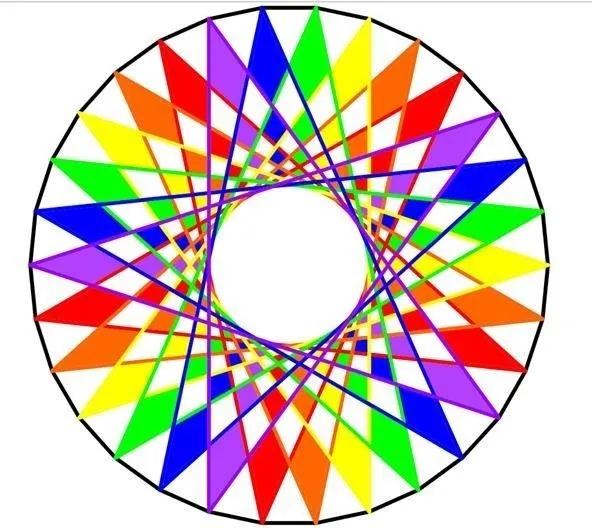
#> input picture Friday 08:30 - 10:30/E22CSEU1069_Adv_Cv_Labs/LAB_6/image.webp, 592 x 528 px, given in place of image.png, which was not available
$ jupyter execute cv_Lab4.ipynb
#> lines starting #> are read from the running program, lines starting #| are printed output that depends on the picture; pictures that were not available may be replaced by others from this repository, and a replacement may not be noted
[cell 1]
import cv2
import numpy as np
import matplotlib.pyplot as plt
from google.colab.patches import cv2_imshow

[cell 2]
def compute_histogram(image, is_gray=False):
    if is_gray:
        hist = cv2.calcHist([image], [0], None, [256], [0, 256])
    else:
        hist = [cv2.calcHist([image], [i], None, [256], [0, 256]) for i in range(3)]
    return hist

def plot_histogram(hist, title, color=None):
    plt.figure()
    plt.title(title)
    plt.xlabel('Intensity Value')
    plt.ylabel('Pixel Count')
    if color:
        for h, c in zip(hist, color):
            plt.plot(h, color=c)
    else:
        plt.plot(hist, color='black')
    plt.xlim([0, 256])
    plt.show()

[cell 3]
def plot_probability_histogram(hist, title, color=None):
    plt.figure()
    plt.title(title)
    plt.xlabel('Intensity Value')
    plt.ylabel('Probability')
    if color:
        for h, c in zip(hist, color):
            plt.plot(h / np.sum(h), color=c)
    else:
        plt.plot(hist / np.sum(hist), color='black')
    plt.xlim([0, 256])
    plt.show()

def histogram_equalization(image):
    return cv2.equalizeHist(image)

def process_image(image_path):
#> called with image_path = '/content/image.png'
    image = cv2.imread(image_path)
#> image is the input picture: shape (528, 592, 3); mean B, G, R 186.2, 194.9, 209.3
    if image is None:
        print("Error: Image not found or unable to load.")
        return

    gray_image = cv2.cvtColor(image, cv2.COLOR_BGR2GRAY)
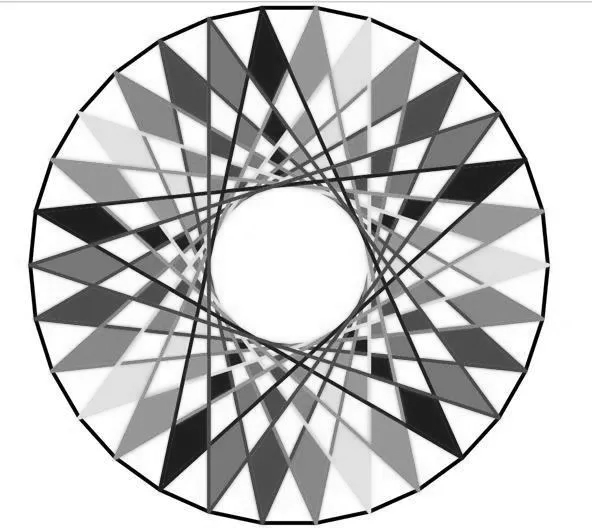
#> gray_image: shape (528, 592); min 0, max 255, mean 198.2

    hist_gray = compute_histogram(gray_image, is_gray=True)
#> in compute_histogram, `hist = cv2.calcHist([image], [0], None, [256], [0, 256])`: hist = 256 values, max 106488 at index 255, min 48 at index 11, mean 1221
#> hist_gray has the same summary as hist in compute_histogram
    hist_color = compute_histogram(image, is_gray=False)
#> hist_color = 3 items

    plot_histogram(hist_gray, 'Grayscale Histogram')
#> in plot_histogram, `plt.show()`:
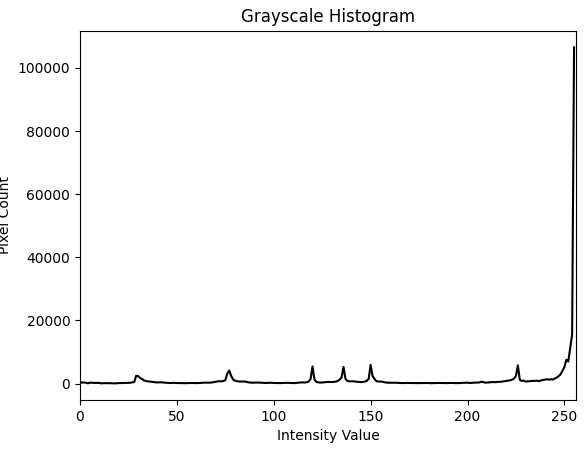
#> figure drawn by matplotlib, 1 panel; curve peaks at x = 255, y = 106488
    plot_histogram(hist_color, 'Color Histogram', color=['b', 'g', 'r'])
#> call 2 of plot_histogram, with title = 'Color Histogram'
#> the loop in plot_histogram (call 2), `for h, c in zip(hist, color):` made 3 passes
#> c on passes 1 to 3: 'b', 'g', 'r'
#> in plot_histogram (call 2), `plt.show()`:
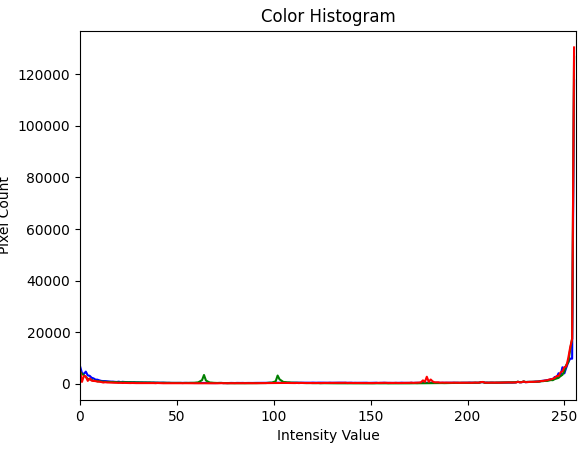
#> figure drawn by matplotlib, 1 panel; curve peaks at x = 255, y = 117584; curve peaks at x = 255, y = 126767; curve peaks at x = 255, y = 130441

    plot_probability_histogram(hist_gray, 'Grayscale Probability Histogram')
#> in plot_probability_histogram, `plt.show()`:
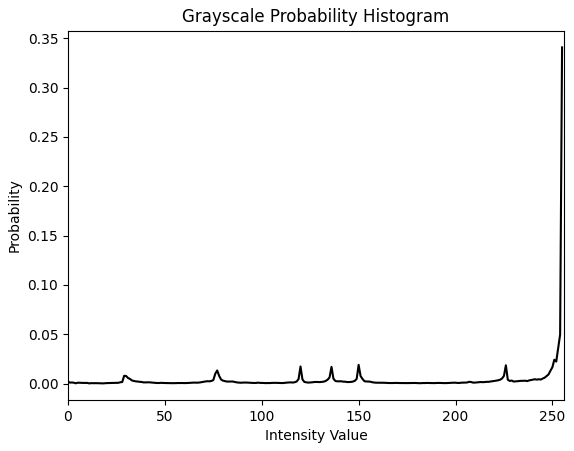
#> figure drawn by matplotlib, 1 panel; curve peaks at x = 255, y = 0.341
    plot_probability_histogram(hist_color, 'Color Probability Histogram', color=['b', 'g', 'r'])
#> call 2 of plot_probability_histogram, with title = 'Color Probability Histogram'
#> the loop in plot_probability_histogram (call 2), `for h, c in zip(hist, color):` made 3 passes
#> in plot_probability_histogram (call 2), `plt.show()`:
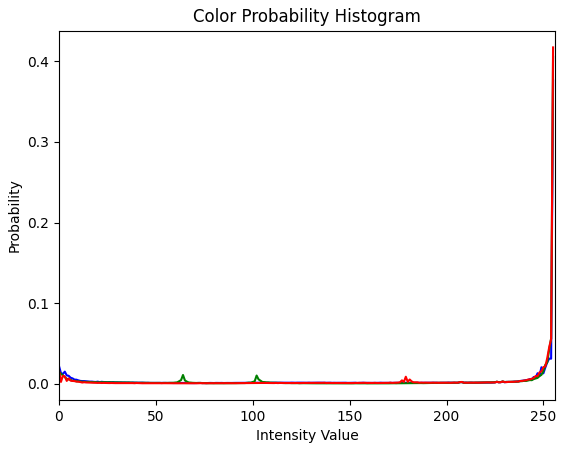
#> figure drawn by matplotlib, 1 panel; curve peaks at x = 255, y = 0.376; curve peaks at x = 255, y = 0.406; curve peaks at x = 255, y = 0.417

    equalized_image = histogram_equalization(gray_image)
#> in histogram_equalization, `return cv2.equalizeHist(image)`:
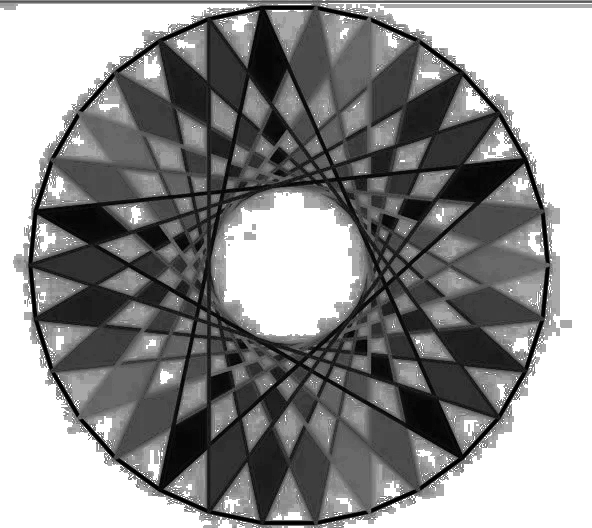
#> returned value: shape (528, 592); min 0, max 255, mean 143.1
    cv2_imshow(gray_image)
    cv2_imshow(equalized_image)

    hist_equalized = compute_histogram(equalized_image, is_gray=True)
#> hist_equalized = 256 values, max 106488 at index 255, min 0 at index 5, mean 1221
    plot_histogram(hist_equalized, 'Equalized Grayscale Histogram')
#> call 3 of plot_histogram, with hist = array of shape (256, 1), title = 'Equalized Grayscale Histogram'
#> in plot_histogram (call 3), `plt.show()`:
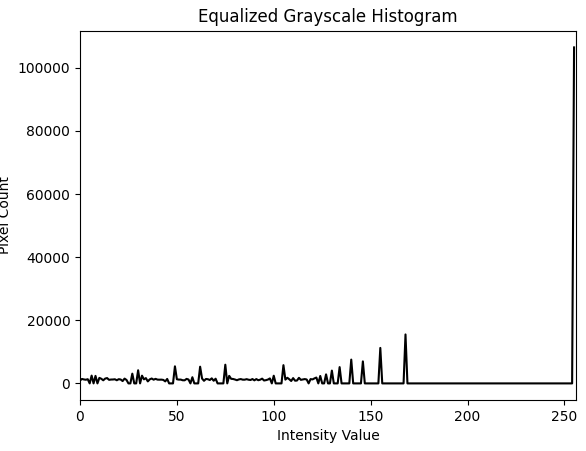
#> figure drawn by matplotlib, 1 panel; curve peaks at x = 255, y = 106488

# Example usage
process_image('/content/image.png')

[cell 4]
def compute_fft(image):
    dft = np.fft.fft2(image)
    dft_shift = np.fft.fftshift(dft)
    magnitude_spectrum = 20 * np.log(np.abs(dft_shift) + 1)  # Avoid log(0)
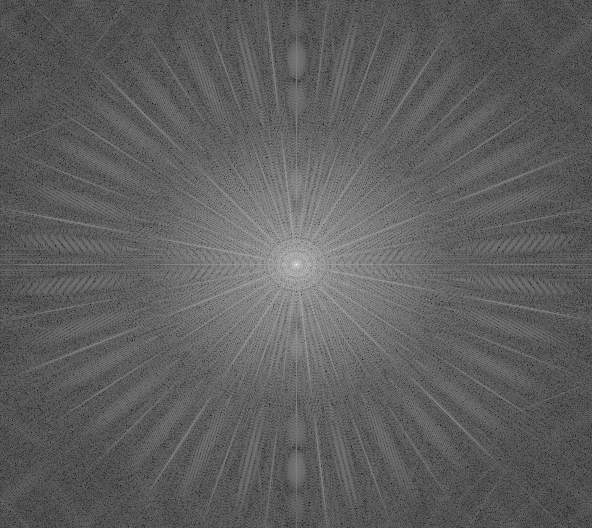
#> magnitude_spectrum: shape (528, 592) float64; min 55.88, max 358.8, mean 169; drawn with min black and max white
    return dft, dft_shift, magnitude_spectrum

def compute_ifft(dft):
    dft_ishift = np.fft.ifftshift(dft)
    reconstructed_image = np.fft.ifft2(dft_ishift)
    return np.abs(reconstructed_image)

def rotate_image(image, angle):
#> called with angle = 45
    (h, w) = image.shape
#> h = 528; w = 592
    center = (w // 2, h // 2)
#> center = (296, 264)
    M = cv2.getRotationMatrix2D(center, angle, 1.0)
    rotated = cv2.warpAffine(image, M, (w, h))
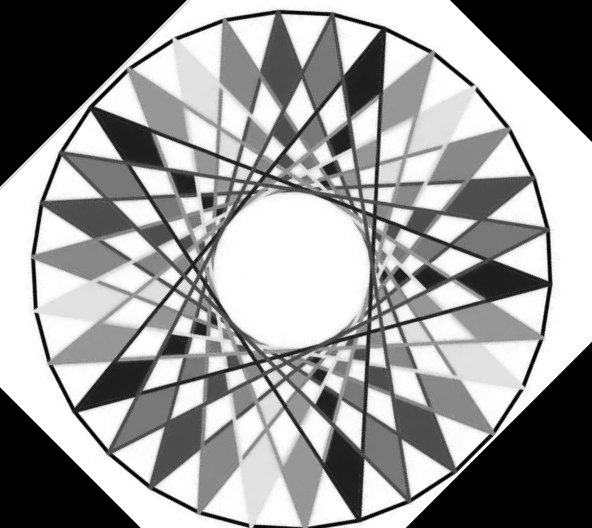
#> rotated: shape (528, 592); min 0, max 255, mean 153.7
    return rotated

[cell 5]
def process_fft(image_path):
    image = cv2.imread(image_path, cv2.IMREAD_GRAYSCALE)
    if image is None:
        print("Error: Image not found or unable to load.")
        return

    dft, dft_shift, magnitude_spectrum = compute_fft(image)
    reconstructed_image = compute_ifft(dft)

    plt.figure(figsize=(10, 4))
    plt.subplot(1, 3, 1), plt.imshow(image, cmap='gray'), plt.title('Original Image')
    plt.subplot(1, 3, 2), plt.imshow(magnitude_spectrum, cmap='gray'), plt.title('Magnitude Spectrum')
    plt.subplot(1, 3, 3), plt.imshow(reconstructed_image, cmap='gray'), plt.title('Reconstructed Image')
    plt.show()

    rotated_image = rotate_image(image, 45)
    _, _, magnitude_spectrum_rotated = compute_fft(rotated_image)
#> in compute_fft (call 2), `magnitude_spectrum = 20 * np.log(np.abs(dft_shift) + 1)`:
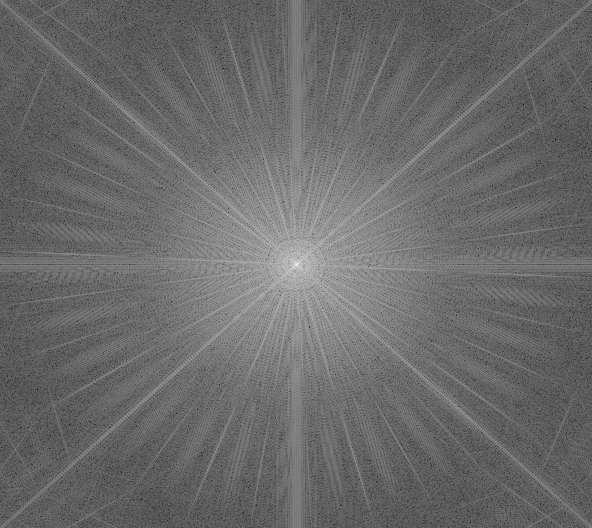
#> magnitude_spectrum: shape (528, 592) float64; min 26.98, max 353.7, mean 163.3; drawn with min black and max white

    plt.figure(figsize=(10, 4))
    plt.subplot(1, 2, 1), plt.imshow(rotated_image, cmap='gray'), plt.title('Rotated Image')
    plt.subplot(1, 2, 2), plt.imshow(magnitude_spectrum_rotated, cmap='gray'), plt.title('Magnitude Spectrum (Rotated)')
    plt.show()

# Example usage
process_fft('/content/image.png')  # Replace with your image path
